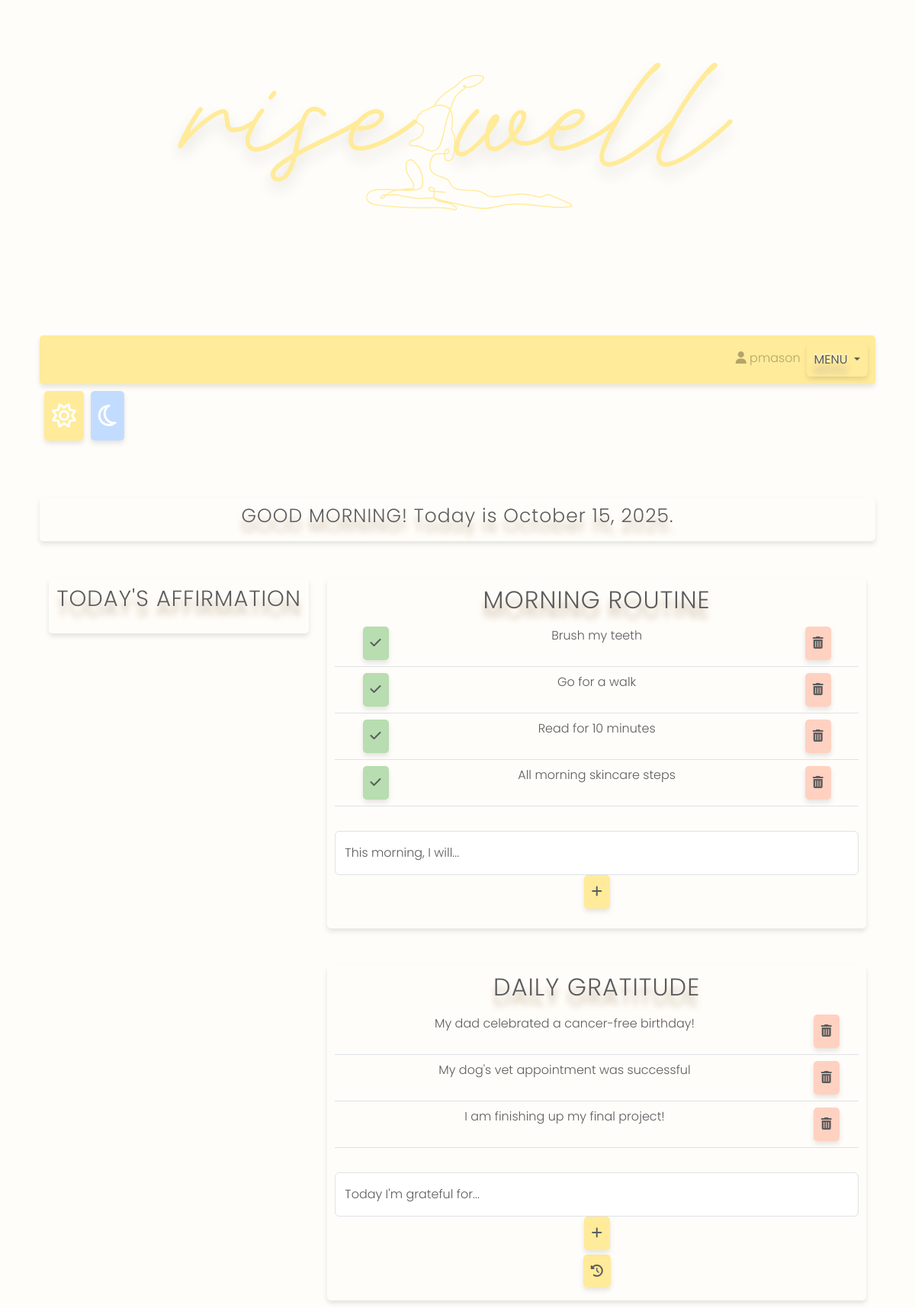
The page / (signed in) on the database its author committed.
### tables this page shows
CREATE TABLE users (id INTEGER PRIMARY KEY AUTOINCREMENT, username TEXT NOT NULL UNIQUE, hash TEXT NOT NULL);

CREATE TABLE steps (id INTEGER PRIMARY KEY AUTOINCREMENT, user_id INTEGER NOT NULL, step_name TEXT NOT NULL, FOREIGN KEY(user_id) REFERENCES users(id));

CREATE TABLE gratitude (id INTEGER PRIMARY KEY AUTOINCREMENT, user_id INTEGER NOT NULL, date TEXT NOT NULL, entry TEXT NOT NULL, FOREIGN KEY(user_id) REFERENCES users(id));

### app.py (the view)
@app.route("/", methods=["GET", "POST"])
@login_required
def index():
    user_data = db.execute(
        "SELECT username FROM users WHERE id = ?", session["user_id"]
    )
    username = user_data[0]["username"]
    today = date.today()
    today_formatted = today.strftime("%B %d, %Y")
    gratitude_data_count = db.execute(
        "SELECT COUNT(entry) FROM gratitude WHERE user_id = ? AND date = ?", session["user_id"], today)
    gratitude_count = gratitude_data_count[0]["COUNT(entry)"]
    gratitude_entry_data = db.execute(
        "SELECT entry FROM gratitude WHERE user_id = ? AND date = ?", session["user_id"], today)
    gratitude_entries = []
    for entry in range(gratitude_count):
        gratitude_entries.append(gratitude_entry_data[entry]["entry"])
    steps = []
    step_count_data = db.execute(
        "SELECT COUNT(step_name) FROM steps WHERE user_id = ?", session["user_id"])
    step_count = step_count_data[0]["COUNT(step_name)"]
    steps_data = db.execute("SELECT step_name FROM steps WHERE user_id = ?", session["user_id"])
    for step in range(step_count):
        steps.append(steps_data[step]["step_name"])
    return render_template("index.html", date=today_formatted, username=username, steps=steps, gratitude_entries=gratitude_entries)

### app.py (called while the page is built)
@app.after_request
def after_request(response):
    response.headers["Cache-Control"] = "no-cache, no-store, must-revalidate"
    response.headers["Expires"] = 0
    response.headers["Pragma"] = "no-cache"
    return response

@app.context_processor
def inject_user():
    return {'username': session.get('username')}

### helpers.py (called while the page is built)
def login_required(f):
    @wraps(f)
    def decorated_function(*args, **kwargs):
        if session.get("user_id") is None:
            return redirect("/login")
        return f(*args, **kwargs)
    return decorated_function

### templates/index.html (shortened to what this page needs)
{% extends "layout.html" %}
{% block main %}
    <div class="separate-section am-section">
        <h5 class="am-headings" text-align="center">GOOD MORNING! Today is {{date}}.</h5>
    </div>
    <div class="container mt-5">
        <div class="row">
            <div class="col-sm-4">
                <div class="separate-section am-section">
                    <h3 class="am-headings">TODAY'S AFFIRMATION</h3>
                    <div id="affirmation"></div>
                </div>
            </div>
            <div class="col-sm-8">
                <div class="separate-section am-section">
                    <h2 class="am-headings">MORNING ROUTINE</h2>
                    <div class="table-responsive">
                        <table class="table my-table">
                            {% for step in steps %}
                                <tr>
                                    <td>
                                        <button type="button" class="buttons check-btn" id="check_button" name="check_off" value="{{ step }}"><i class="fa fa-check"></i></button>
                                    </td>
                                    <td>
                                        <span class="step-text">{{ step }}</span>
                                    </td>
                                    <td>
                                        <form action="/delete" method="post">
                                            <button type="submit" class="buttons" id="delete-btn" name="delete_step" value="{{ step }}"><i class="fas fa-trash-can"></i></button>
                                        </form>
                                    </td>
                                </tr>
                            {% endfor %}
                        </table>
                    </div>
                    <form action="/addstep" method="post">
                        <div class="form-floating mb-3 mt-3">
                            <input autocomplete="off" type="text" class="form-control" name="new_step" required placeholder="This morning, I will...">
                            <label for="new_step">This morning, I will...</label>
                            <button type="submit" class="buttons"><i class="fa-solid fa-plus" aria-hidden="true"></i></button>
                        </div>
                    </form>
                </div>
                <div class="mt-5">
                    <div class="separate-section am-section">
                        <h2 class="am-headings">DAILY GRATITUDE</h2>
                        <div class="table-responsive">
                            <table class="table my-table">
                                {% for entry in gratitude_entries %}
                                    <tr>
                                        <td>{{ entry }}</td>
                                        <form action="/delete" method="post">
                                            <td><button type="submit" class="buttons" id="delete-btn" name="delete_gratitude" value="{{ entry }}"><i class="fas fa-trash-can"></i></button></td>
                                        </form>
                                    </tr>
                                {% endfor %}
                            </table>
                        </div>
                        <form action="/gratitudeEntry" method="post">
                            <div class="form-floating mb-3 mt-3">
                                <input type="text" autocomplete="off" class="form-control" name="gratitude_entry" required placeholder="Today I'm grateful for...">
                                <label for="gratitude_entry">Today I'm grateful for...</label>
                                <button type="submit" class="buttons"><i class="fa-solid fa-plus" aria-hidden="true"></i></button>
                            </div>
                        </form>
                        <p text-align="center"><a class="buttons" href="/gratitudeHistory"><i class="fa fa-history"></i></a></p>
                    </div>
                </div>
            </div>
{% endblock %}

### templates/layout.html (shortened to what this page needs)
<!DOCTYPE html>
<html lang="en">
    <head>
        <link href="https://cdn.jsdelivr.net/npm/bootstrap@5.3.3/dist/css/bootstrap.min.css" rel="stylesheet">
        <link href="/static/styles.css" rel="stylesheet">
        <link rel="stylesheet" href="https://cdnjs.cloudflare.com/ajax/libs/font-awesome/6.5.2/css/all.min.css">
    </head>
    <body class="am-body">
        <div class="header-img">
            <img src="static/images/logo.png" width=100%>
        </div>
        {% if not session["user_id"] %}
            <nav class="navbar navbar-expand-sm my-navbar am-nav">
                <div class="container-fluid">
                    <ul class="navbar-nav">
                        <li class="nav-item">
                            <a class="nav-link" href="/register">Register</a>
                        </li>
                        <li class="nav-item">
                            <a class="nav-link" href="/login">Log In</a>
                        </li>
                    </ul>
                </div>
            </nav>
        {% else %}
            <div class="container-fluid">
                <nav class="navbar navbar-expand-sm my-navbar am-nav">
                    <div class="collapse navbar-collapse" id="collapsibleNavbar">
                        <ul class="navbar-nav ms-auto">
                            <li class="nav-item">
                                <a class="nav-link disabled" href="#"><i class="fa fa-user" aria-hidden="true"></i> {{ username }}</a>
                            </li>
                            <li class="nav-item">
                                <div class="dropdown">
                                    <button type="button" class="buttons dropdown-toggle" data-bs-toggle="dropdown">
                                        <h7 class="am-headings">MENU</h7>
                                    </button>
                                </div>
                            </li>
                        </ul>
                    </div>
                </div>
            <div class="am-pm-btns">
                <table class="table table-borderless my-table">
                    <tr>
                        <td>
                            <a class="buttons am-button" href="/"><i class="fa-regular fa-sun"></i></a>
                            <a class="buttons pm-button" href="/evening"><i class="fa-regular fa-moon"></i></a>
                        </td>
                    </tr>
                </table>
            </div>
        {% endif %}
        <main class="container py-5 text-center">
            {% block main %}{% endblock %}
        </main>
    </body>
</html>

### static/styles.css (style rules this page uses)
.header-img { width: 100%; height: auto; object-fit: cover; max-height: 400px; }
h2 { font-family: 'Poppins', sans-serif; font-weight: 300; font-size: 32px; font-weight: 300; font-style: normal; font-variant: normal; letter-spacing: 1px; color: inherit; }
h3 { font-family: 'Poppins', sans-serif; color: inherit; font-weight: 300; font-size: 29px; font-weight: 300; font-style: normal; font-variant: normal; letter-spacing: 1px; }
h5 { font-family: 'Poppins', sans-serif; font-size: 25px; font-weight: 300; font-style: normal; font-variant: normal; letter-spacing: 1px; color: inherit; }
.am-headings { text-shadow: 0 13.36px 8.896px #c4b59d, 0 -2px 1px #fff; }
body { font-family: 'Poppins', sans-serif; font-weight: 300; padding: 40px; }
.am-body { background-color: #FFFDF9; color: #5C5C5C; }
.form-floating { color: #5C5C5C; }
.buttons { color: #5C5C5C; background-color: #FFEB99; border-radius: 5px; border: none; font-family: 'Poppins', sans-serif; padding: 10px; box-shadow: 0 4px 6px rgba(0, 0, 0, 0.1); }
.check-btn { background-color: #B7DDB0; }
#delete-btn { background-color: #FFD1C1; }
.my-table, .my-table th, .my-table td { background-color: transparent !important; color: inherit; }
#affirmation { padding: 5px; }
.separate-section { border: none; padding: 10px; border-radius: 5px; background-color: transparent; }
.am-section { box-shadow: 0 4px 6px rgba(0, 0, 0, 0.1); }
.my-navbar { box-shadow: 0 4px 6px rgba(0, 0, 0, 0.1); border-radius: 5px; padding: 10px; }
.pm-button, .pm-nav { background-color: #c2dcff; color: #FFFFFF; }
.am-button, .am-nav { background-color: #ffeb99; color: #FFFFFF; }
.am-pm-btns { font-size: xx-large; padding: 10px; }

### rows shown on the page
users: username "pmason"
steps: step_name "Brush my teeth"
steps: step_name "Go for a walk"
steps: step_name "Read for 10 minutes"
steps: step_name "All morning skincare steps"
gratitude: entry "My dad celebrated a cancer-free birthday!"
gratitude: entry "My dog's vet appointment was successful"
gratitude: entry "I am finishing up my final project!"

### other values the page prints
{{ date }} "October 15, 2025"
